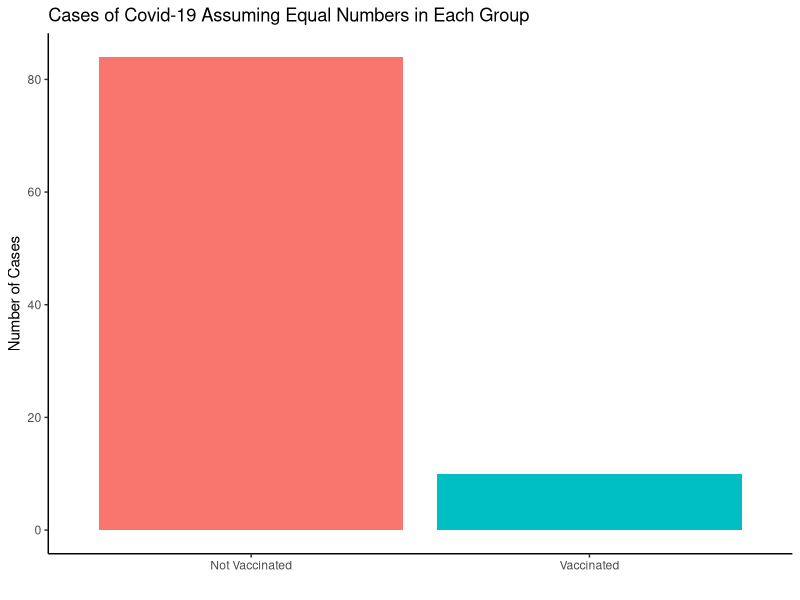

Reproduce this figure in R.
## ---- chunk 1
knitr::opts_chunk$set(echo = TRUE)
## ---- chunk 2
library(epitools) 
library(tidyverse)
theme_set(theme_classic())
## ---- chunk 3
n <- 21769 #in each group
y <- c(84,10)


(p_hatU = y[1] / n)
(p_hatV = y[2] / n)


(seV = sqrt((p_hatV * (1 - p_hatV)) / n))

(seU = sqrt((p_hatU * (1 - p_hatU)) / n))

#95% confidence interval
#2 sigmas for 95% 

(ci_V = c( -2 * seV - p_hatV, 2 * seV + p_hatV))
(ci_U = c(-2 * p_hatU - seU, 2 * seU + p_hatU))



#finish
## ---- chunk 4



## ---- chunk 5
#below uses epitools package
# The 1stline below creates the contingency table; the 2nd line prints the table so you can check the orientation
RRtable<-matrix(c(21685,21759,84,10),nrow = 2, ncol = 2)
RRtable
# The next line asks R to compute the RR and 95% confidence interval
rrout=riskratio.wald(RRtable)
rrout
#do 1-rrout to get the riskratio
1-rrout$measure
## ---- chunk 6
cases <- tibble(
   treatment = c("Not Vaccinated", "Vaccinated"),
   Cases = c(84, 10)
 )
ggplot(data = cases, mapping = aes(x = treatment, y = Cases, fill=treatment) )+
   geom_col()+
 ggtitle("Cases of Covid-19 Assuming Equal Numbers in Each Group") +
   xlab(" ") + ylab("Number of Cases")+ theme(legend.position="none")
